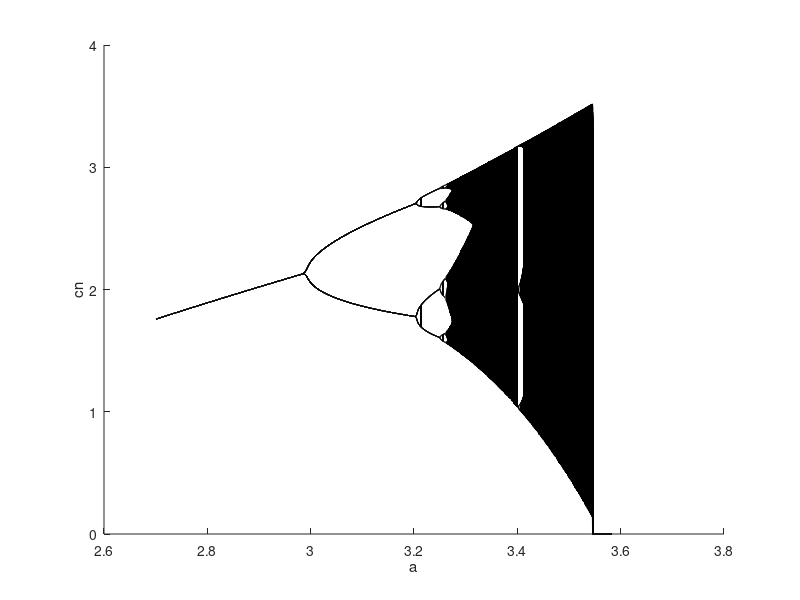

This figure's MATLAB source:
function gross_national_product
clc;
clear all;
m = 2.701:1e-4:3.7;
Na = length(m);
N = 20;
Nc = 220;
kn = zeros(Na,N);
lam = 4;
gama = 1;
beta = 1.5;
sigma = 4;
B = 1;
for i = 1:Na
    k = zeros(Nc,1);
    k(1) = 1;
    
    for n = 1:Nc
        k(n+1) = sigma*B*k(n)^(beta)*(m(i)-k(n))^(gama)/(1+lam);
    end
    for j =1:N
        kn(i,j)=k(end-j+1);
    end
    
end

figure
hold on;
plot(m,kn,'k');
xlabel('a');
ylabel('cn');
